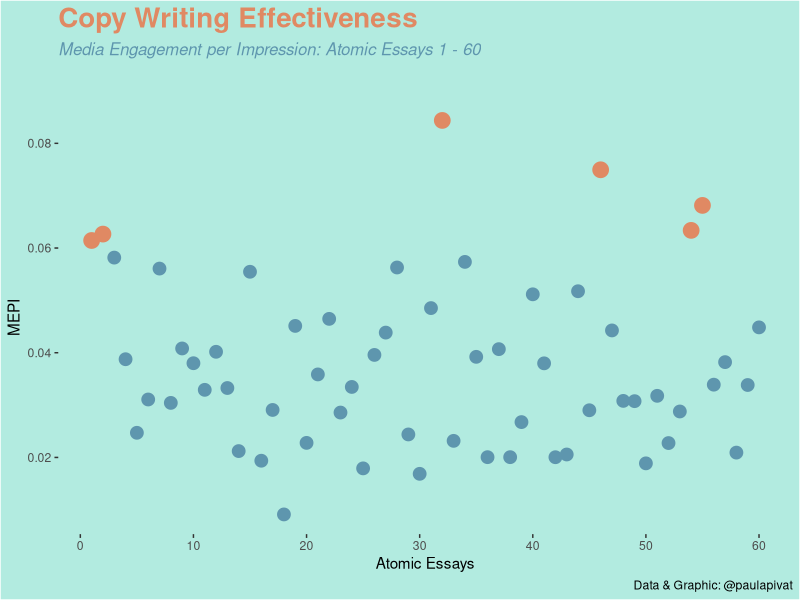
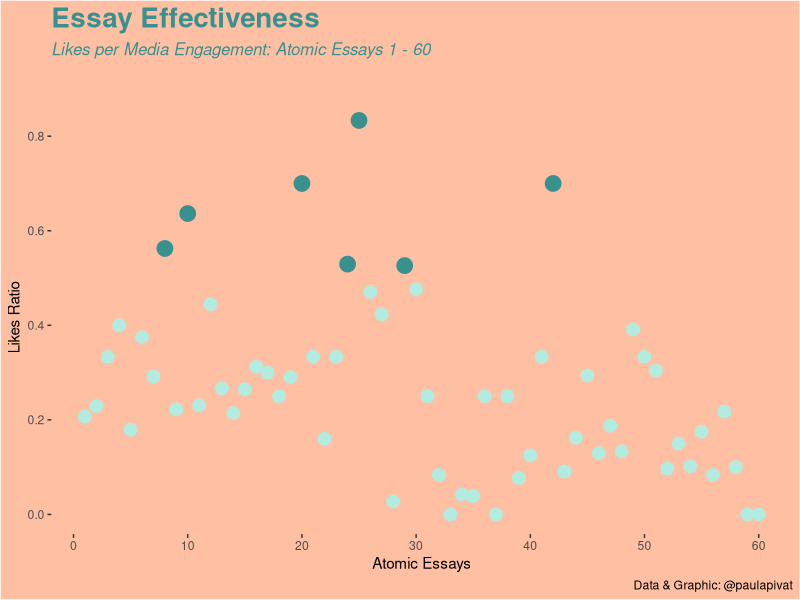
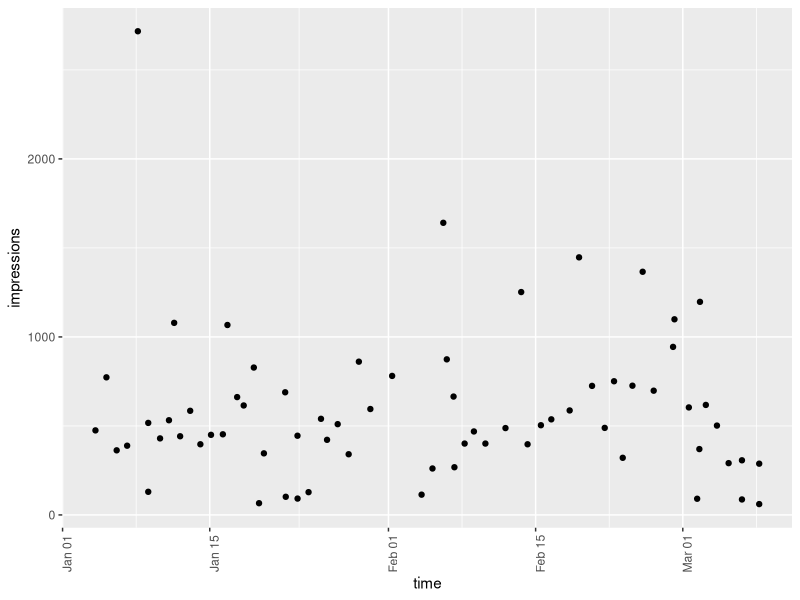
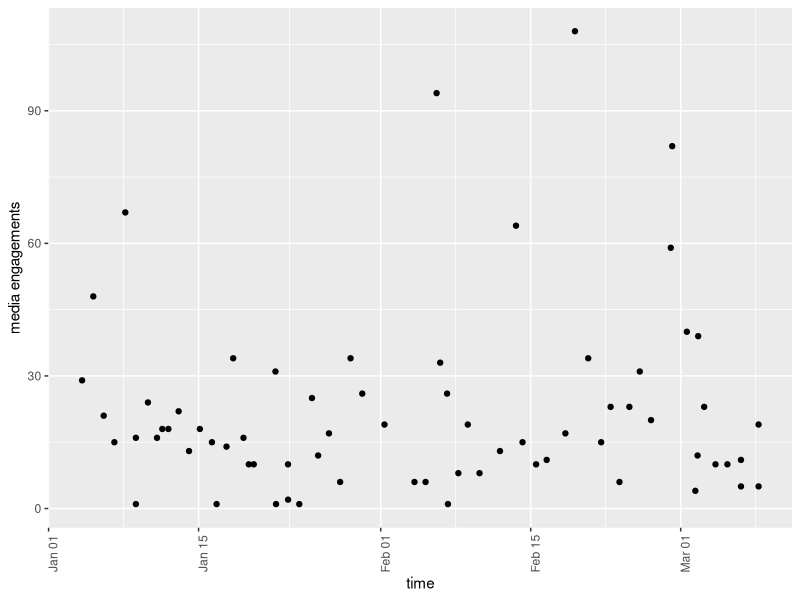
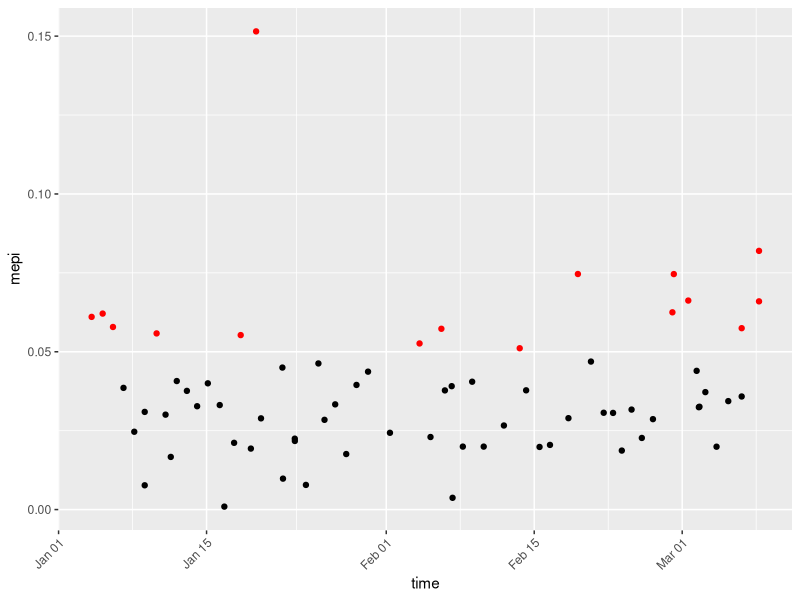
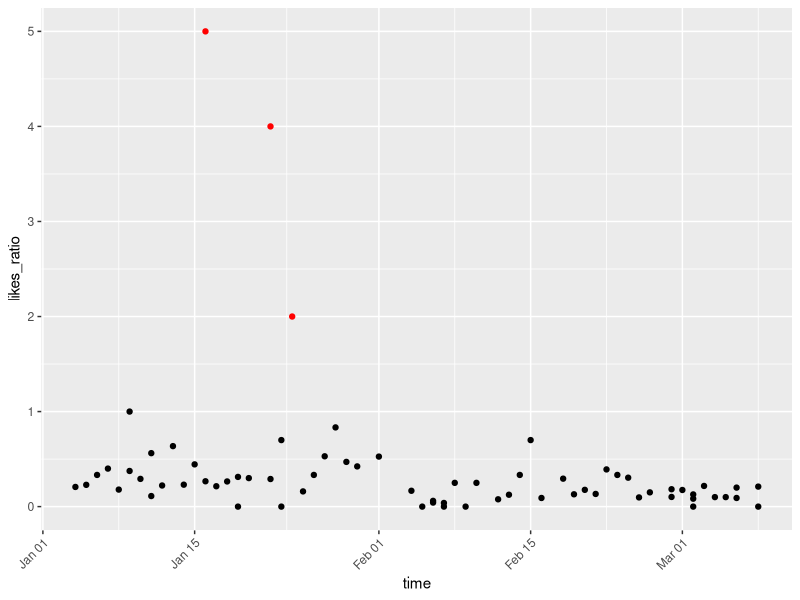

Recreate these plots in R, in order.
library(tidyverse)
library(lubridate)

# NOTE: The purpose is to analyze Copy writing (lead-in Tweets) & Atomic Essay (writing)
# Copy writing effectiveness = Media Engagement per Impression (How many people click your essay because of your tweet)
# Essay writing effectiveness = Likes per Media Engagement (After they read your essay, how many clicked like?)


# Data: Manual Data Collection Day 1 - Day 60
df <- readxl::read_xlsx("./data/data_driven_writing.xlsx")

# Plot Data that was Manually Collected
# Compare visual plot to Excel's Point and Click
# TITLE: Copy Writing Effectiveness
df %>%
    ggplot(aes(x = Day, y = `mepi - copy writing`)) +
    geom_point(color = ifelse(df$`mepi - copy writing` > 0.059, '#E08963', '#5E96AE'),
               size = ifelse(df$`mepi - copy writing` > 0.059, 5, 4)) +
    theme(
        panel.grid.major = element_blank(),
        panel.grid.minor = element_blank(),
        panel.background = element_rect(fill = "#B2EBE0"),
        plot.background = element_rect(fill = "#B2EBE0"),
        plot.title = element_text(colour = "#E08963", size = 20, face = "bold"),
        plot.subtitle = element_text(colour = "#5E96AE", size = 12, face = "italic", margin = margin(0,0,30,0))
    ) +
    scale_x_continuous(breaks = seq(0, 60, by = 10)) +
    labs(
        title = "Copy Writing Effectiveness",
        subtitle = "Media Engagement per Impression: Atomic Essays 1 - 60",
        y = "MEPI",
        x = "Atomic Essays",
        caption = "Data & Graphic: @paulapivat"
    )


# TITLE: Essay Writing Effectiveness
df %>%
    ggplot(aes(x = Day, y = `likes_ratio - essay effectiveness`)) +
    geom_point(color = ifelse(df$`likes_ratio - essay effectiveness` > 0.5, "#38908F", "#B2EBE0"),
               size = ifelse(df$`likes_ratio - essay effectiveness` > 0.5, 5, 4)) +
    theme(
        panel.grid.major = element_blank(),
        panel.grid.minor = element_blank(),
        panel.background = element_rect(fill = "#FFBFA3"),
        plot.background = element_rect(fill = "#FFBFA3"),
        plot.title = element_text(colour = "#38908F", size = 20, face = "bold"),
        plot.subtitle = element_text(colour = "#38908F", size = 12, face = "italic", margin = margin(0,0,30,0))
    ) +
    scale_x_continuous(breaks = seq(0, 60, by = 10)) +
    labs(
        title = "Essay Effectiveness",
        subtitle = "Likes per Media Engagement: Atomic Essays 1 - 60",
        y = "Likes Ratio",
        x = "Atomic Essays",
        caption = "Data & Graphic: @paulapivat"
    )





# Data: January to March
jan <- read_csv("./data/tweet_activity_jan.csv")
feb <- read_csv("./data/tweet_activity_feb.csv")
mar <- read_csv("./data/tweet_activity_mar.csv")


# no need to compare time, just rbind
rbind(mar, feb, jan) %>% View()

df2 <- rbind(mar, feb, jan)

# select most relevant variables
df3 <- df2 %>%
    select(time, `Tweet text`,impressions, `media engagements`, likes) %>%
    mutate(
        mepi = `media engagements`/impressions,
        likes_ratio = likes/`media engagements`
    ) %>%
    arrange(desc(`media engagements`)) %>%
    # filter out all tweets with 0 media engagement 
    filter(`media engagements` > 0) %>% 
    # filter out tweets that begin with a number (1/ or 2/ or 3/) - these are threads
    filter(!grepl("^[0-9]", `Tweet text`)) %>%
    # filter out tweets with 'Day' - none of my atomic essays have the word Day in it
    filter(!grepl("Day", `Tweet text`)) %>%
    # filter out tweets with "@" 
    filter(!grepl("@", `Tweet text`)) %>%
    filter(!grepl("Step", `Tweet text`)) %>% 
    filter(!grepl("#TidyTuesday", `Tweet text`)) %>%
    filter(!grepl("#Rstats", `Tweet text`)) %>% 
    filter(!grepl("Link", `Tweet text`)) %>%
    arrange(time)


# Visualize Impressions
df3 %>%
    ggplot(aes(x = time, y = impressions)) +
    geom_point() +
    theme(
        axis.text.x = element_text(angle = 90)
    )

# Visualize Media Engagements
df3 %>%
    ggplot(aes(x = time, y = `media engagements`)) +
    geom_point() +
    theme(
        axis.text.x = element_text(angle = 90)
    ) 

# Visualize MEPI
df3 %>%
    ggplot(aes(x = time, y = mepi)) +
    geom_point(color = ifelse(df3$mepi > 0.05, 'red', 'black')) +
    theme(
        axis.text.x = element_text(angle = 45, hjust = 1)
    )
    
# Visualize Likes Ratio 
library(lubridate)

df3 %>%
    mutate(
        time = as.Date(time)
    ) %>%
    ggplot(aes(x = time, y = likes_ratio)) +
    geom_point(color = ifelse(df3$likes_ratio > 1, 'red', 'black')) +
    theme(
        axis.text.x = element_text(angle = 45, hjust = 1)
    )
    